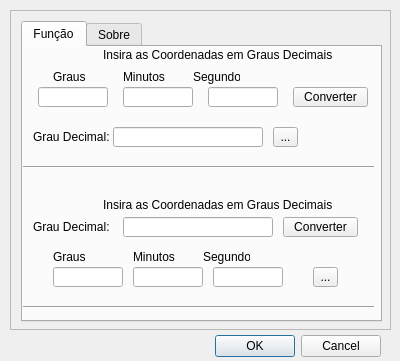
<?xml version="1.0" encoding="UTF-8"?>
<ui version="4.0">
 <class>conversordegraus</class>
 <widget class="QDialog" name="conversordegraus">
  <property name="geometry">
   <rect>
    <x>0</x>
    <y>0</y>
    <width>400</width>
    <height>361</height>
   </rect>
  </property>
  <property name="windowTitle">
   <string>Conversor de Graus</string>
  </property>
  <widget class="QDialogButtonBox" name="button_box">
   <property name="geometry">
    <rect>
     <x>200</x>
     <y>330</y>
     <width>181</width>
     <height>32</height>
    </rect>
   </property>
   <property name="orientation">
    <enum>Qt::Horizontal</enum>
   </property>
   <property name="standardButtons">
    <set>QDialogButtonBox::Cancel|QDialogButtonBox::Ok</set>
   </property>
  </widget>
  <widget class="QScrollArea" name="scrollArea">
   <property name="geometry">
    <rect>
     <x>10</x>
     <y>10</y>
     <width>381</width>
     <height>320</height>
    </rect>
   </property>
   <property name="widgetResizable">
    <bool>true</bool>
   </property>
   <widget class="QWidget" name="scrollAreaWidgetContents">
    <property name="geometry">
     <rect>
      <x>0</x>
      <y>0</y>
      <width>377</width>
      <height>316</height>
     </rect>
    </property>
    <widget class="QTabWidget" name="tabWidget">
     <property name="geometry">
      <rect>
       <x>10</x>
       <y>10</y>
       <width>361</width>
       <height>301</height>
      </rect>
     </property>
     <property name="currentIndex">
      <number>0</number>
     </property>
     <widget class="QWidget" name="tab">
      <attribute name="title">
       <string>Função</string>
      </attribute>
      <widget class="QLineEdit" name="add_grau">
       <property name="geometry">
        <rect>
         <x>15</x>
         <y>40</y>
         <width>70</width>
         <height>20</height>
        </rect>
       </property>
      </widget>
      <widget class="QLabel" name="label">
       <property name="geometry">
        <rect>
         <x>30</x>
         <y>20</y>
         <width>47</width>
         <height>20</height>
        </rect>
       </property>
       <property name="text">
        <string>Graus</string>
       </property>
      </widget>
      <widget class="QLabel" name="label_2">
       <property name="geometry">
        <rect>
         <x>100</x>
         <y>20</y>
         <width>47</width>
         <height>20</height>
        </rect>
       </property>
       <property name="text">
        <string>Minutos</string>
       </property>
      </widget>
      <widget class="QLabel" name="label_3">
       <property name="geometry">
        <rect>
         <x>170</x>
         <y>20</y>
         <width>47</width>
         <height>20</height>
        </rect>
       </property>
       <property name="text">
        <string>Segundos</string>
       </property>
      </widget>
      <widget class="QLineEdit" name="add_minuto">
       <property name="geometry">
        <rect>
         <x>100</x>
         <y>40</y>
         <width>70</width>
         <height>20</height>
        </rect>
       </property>
      </widget>
      <widget class="QLineEdit" name="add_segundo">
       <property name="geometry">
        <rect>
         <x>185</x>
         <y>40</y>
         <width>70</width>
         <height>20</height>
        </rect>
       </property>
      </widget>
      <widget class="QToolButton" name="copyqline">
       <property name="geometry">
        <rect>
         <x>250</x>
         <y>80</y>
         <width>25</width>
         <height>20</height>
        </rect>
       </property>
       <property name="toolTip">
        <string>Copy to clipboard</string>
       </property>
       <property name="text">
        <string>...</string>
       </property>
      </widget>
      <widget class="QPushButton" name="buttonconvertg">
       <property name="geometry">
        <rect>
         <x>270</x>
         <y>40</y>
         <width>75</width>
         <height>20</height>
        </rect>
       </property>
       <property name="text">
        <string>Converter</string>
       </property>
      </widget>
      <widget class="QLineEdit" name="saida_decimal">
       <property name="geometry">
        <rect>
         <x>90</x>
         <y>80</y>
         <width>150</width>
         <height>20</height>
        </rect>
       </property>
      </widget>
      <widget class="QLabel" name="label_4">
       <property name="geometry">
        <rect>
         <x>10</x>
         <y>80</y>
         <width>80</width>
         <height>20</height>
        </rect>
       </property>
       <property name="text">
        <string>Grau Decimal:</string>
       </property>
      </widget>
      <widget class="Line" name="line">
       <property name="geometry">
        <rect>
         <x>0</x>
         <y>110</y>
         <width>351</width>
         <height>20</height>
        </rect>
       </property>
       <property name="orientation">
        <enum>Qt::Horizontal</enum>
       </property>
      </widget>
      <widget class="QLabel" name="label_5">
       <property name="geometry">
        <rect>
         <x>10</x>
         <y>170</y>
         <width>80</width>
         <height>20</height>
        </rect>
       </property>
       <property name="text">
        <string>Grau Decimal:</string>
       </property>
      </widget>
      <widget class="QLineEdit" name="entrada_decimal">
       <property name="geometry">
        <rect>
         <x>100</x>
         <y>170</y>
         <width>150</width>
         <height>20</height>
        </rect>
       </property>
      </widget>
      <widget class="QPushButton" name="buttonconvertd">
       <property name="geometry">
        <rect>
         <x>260</x>
         <y>170</y>
         <width>75</width>
         <height>20</height>
        </rect>
       </property>
       <property name="text">
        <string>Converter</string>
       </property>
      </widget>
      <widget class="QLabel" name="label_6">
       <property name="geometry">
        <rect>
         <x>30</x>
         <y>200</y>
         <width>47</width>
         <height>20</height>
        </rect>
       </property>
       <property name="text">
        <string>Graus</string>
       </property>
      </widget>
      <widget class="QLabel" name="titulo2">
       <property name="geometry">
        <rect>
         <x>80</x>
         <y>150</y>
         <width>250</width>
         <height>16</height>
        </rect>
       </property>
       <property name="text">
        <string>Insira as Coordenadas em Graus Decimais</string>
       </property>
      </widget>
      <widget class="QLabel" name="titulo2_2">
       <property name="geometry">
        <rect>
         <x>80</x>
         <y>0</y>
         <width>250</width>
         <height>16</height>
        </rect>
       </property>
       <property name="text">
        <string>Insira as Coordenadas em Graus Decimais</string>
       </property>
      </widget>
      <widget class="QLineEdit" name="saida_grau">
       <property name="geometry">
        <rect>
         <x>30</x>
         <y>220</y>
         <width>70</width>
         <height>20</height>
        </rect>
       </property>
       <property name="readOnly">
        <bool>true</bool>
       </property>
      </widget>
      <widget class="QLineEdit" name="saida_minuto">
       <property name="geometry">
        <rect>
         <x>110</x>
         <y>220</y>
         <width>70</width>
         <height>20</height>
        </rect>
       </property>
       <property name="readOnly">
        <bool>true</bool>
       </property>
      </widget>
      <widget class="QLineEdit" name="saida_segundo">
       <property name="geometry">
        <rect>
         <x>190</x>
         <y>220</y>
         <width>70</width>
         <height>20</height>
        </rect>
       </property>
       <property name="readOnly">
        <bool>true</bool>
       </property>
      </widget>
      <widget class="QLabel" name="label_7">
       <property name="geometry">
        <rect>
         <x>110</x>
         <y>200</y>
         <width>47</width>
         <height>20</height>
        </rect>
       </property>
       <property name="text">
        <string>Minutos</string>
       </property>
      </widget>
      <widget class="QLabel" name="label_8">
       <property name="geometry">
        <rect>
         <x>180</x>
         <y>200</y>
         <width>47</width>
         <height>20</height>
        </rect>
       </property>
       <property name="text">
        <string>Segundos</string>
       </property>
      </widget>
      <widget class="Line" name="line_2">
       <property name="geometry">
        <rect>
         <x>0</x>
         <y>250</y>
         <width>351</width>
         <height>20</height>
        </rect>
       </property>
       <property name="orientation">
        <enum>Qt::Horizontal</enum>
       </property>
      </widget>
      <widget class="QToolButton" name="copyqline2">
       <property name="geometry">
        <rect>
         <x>290</x>
         <y>220</y>
         <width>25</width>
         <height>20</height>
        </rect>
       </property>
       <property name="toolTip">
        <string>Copy to clipboard</string>
       </property>
       <property name="text">
        <string>...</string>
       </property>
      </widget>
     </widget>
     <widget class="QWidget" name="tab_2">
      <attribute name="title">
       <string>Sobre</string>
      </attribute>
      <widget class="QLabel" name="label_9">
       <property name="geometry">
        <rect>
         <x>80</x>
         <y>80</y>
         <width>161</width>
         <height>81</height>
        </rect>
       </property>
       <property name="text">
        <string>Converter Grau para Decimal: </string>
       </property>
      </widget>
     </widget>
    </widget>
   </widget>
  </widget>
 </widget>
 <resources/>
 <connections>
  <connection>
   <sender>button_box</sender>
   <signal>accepted()</signal>
   <receiver>conversordegraus</receiver>
   <slot>accept()</slot>
   <hints>
    <hint type="sourcelabel">
     <x>20</x>
     <y>20</y>
    </hint>
    <hint type="destinationlabel">
     <x>20</x>
     <y>20</y>
    </hint>
   </hints>
  </connection>
  <connection>
   <sender>button_box</sender>
   <signal>rejected()</signal>
   <receiver>conversordegraus</receiver>
   <slot>reject()</slot>
   <hints>
    <hint type="sourcelabel">
     <x>20</x>
     <y>20</y>
    </hint>
    <hint type="destinationlabel">
     <x>20</x>
     <y>20</y>
    </hint>
   </hints>
  </connection>
 </connections>
</ui>
